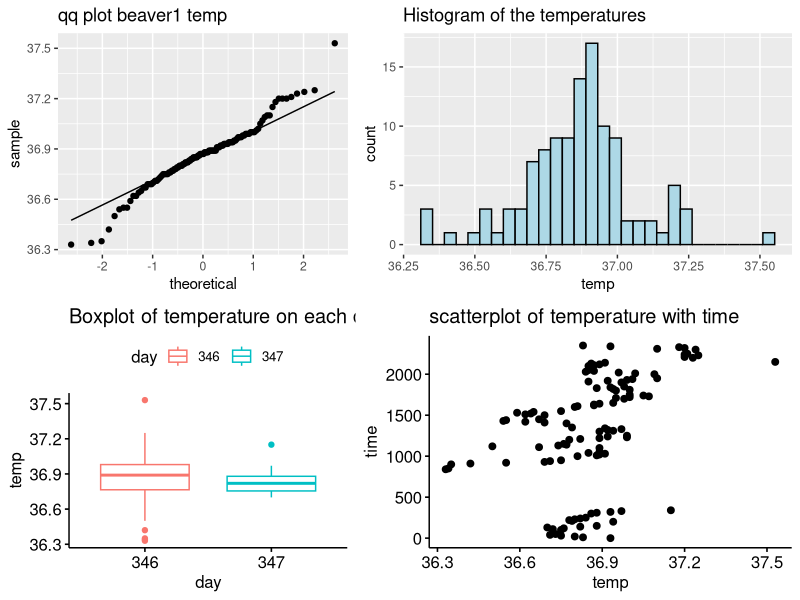
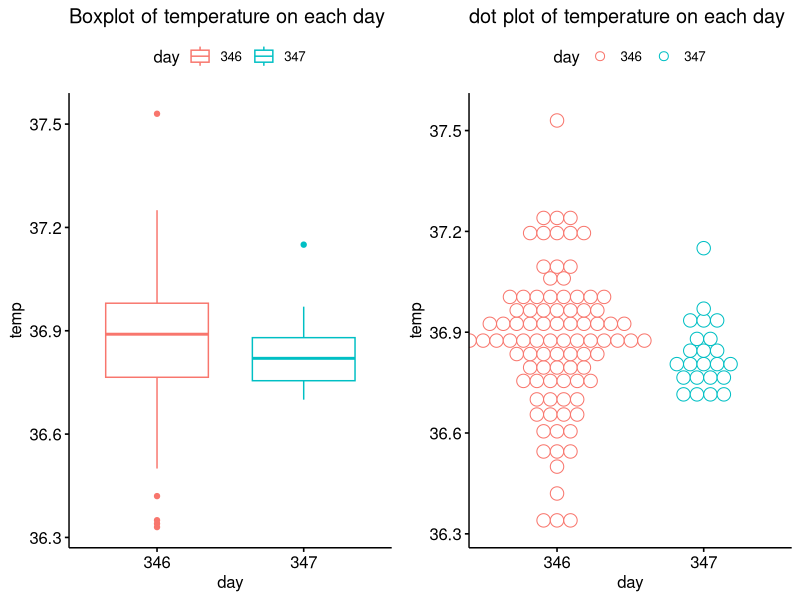
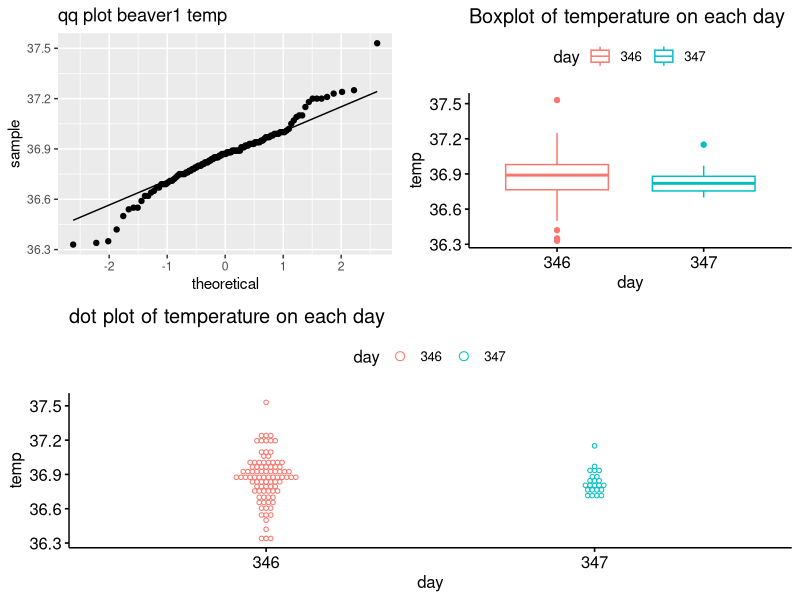

Generate these figures, in order, with R:
## ---- chunk 1
knitr::opts_chunk$set(echo = TRUE)
## ---- chunk 2
install.packages("ggpubr")
library(ggpubr)
## ---- chunk 3
qq <- ggplot(beaver1,aes(sample=temp))+geom_qq_line()+geom_qq()+ggtitle("qq plot beaver1 temp")

hist <- ggplot(beaver1,aes(x=temp))+geom_histogram(color="black",fill="lightblue")+ggtitle("Histogram of the temperatures")

box <- ggboxplot(beaver1,x="day",y="temp",color="day")+ggtitle("Boxplot of temperature on each day")

scatter <- ggscatter(beaver1,x="temp",y="time")+ggtitle("scatterplot of temperature with time")

ggarrange(qq,hist,box,scatter,ncol=2,nrow=2,widths = c(1, 1.25))
## ---- chunk 4
bp <- ggboxplot(beaver1,x="day",y="temp",color="day")+ggtitle("Boxplot of temperature on each day")
dp <- ggdotplot(beaver1,x="day",y="temp",color="day")+ggtitle("dot plot of temperature on each day")
ggarrange(bp,dp,ncol=2,nrow=1)
## ---- chunk 5
install.packages("cowplot")
library(cowplot)

ggdraw()+draw_plot(dp, x = 0, y = 0, width = 1, height = 0.5)+draw_plot(bp,x=0.5,y=0.5,width = 0.5,height = 0.5)+draw_plot(qq,x=0,y=0.5,width = 0.5,height = 0.5)
